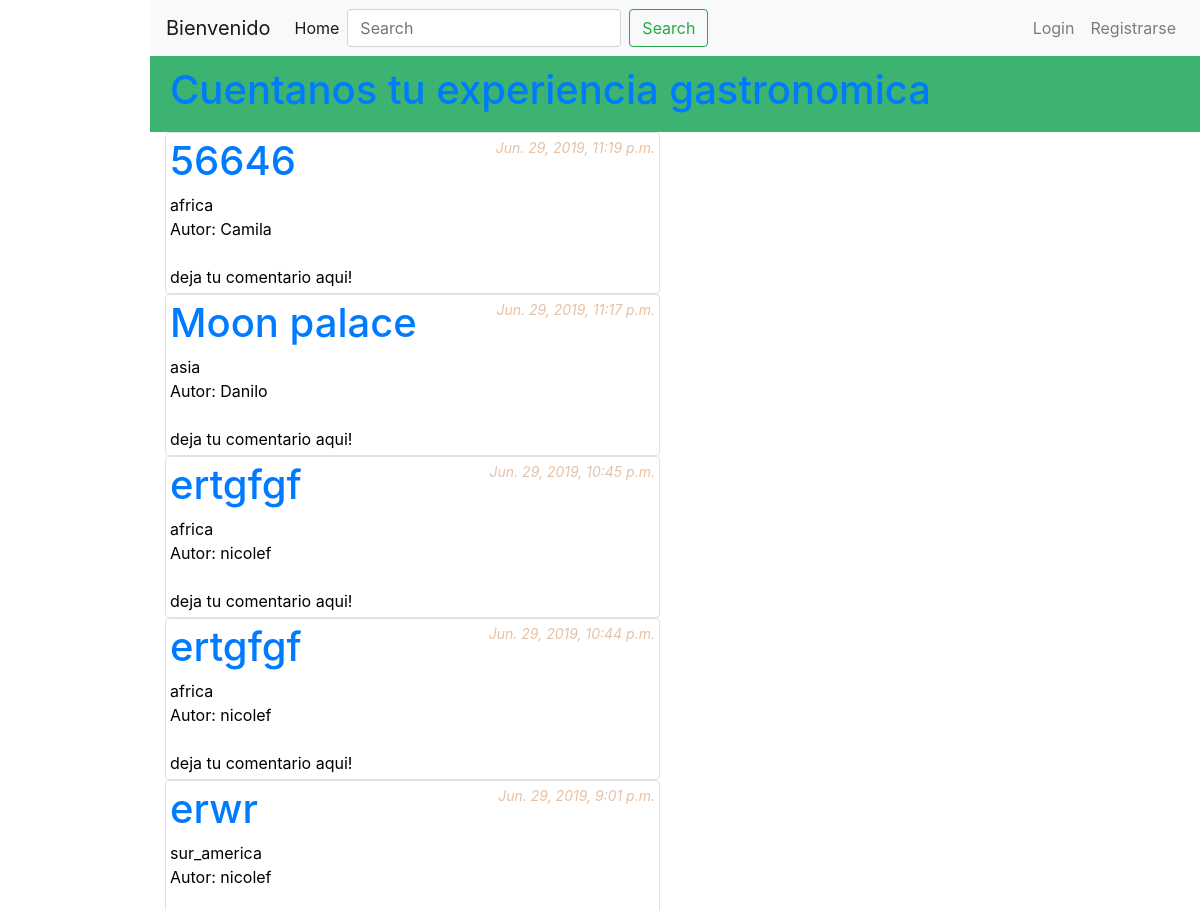
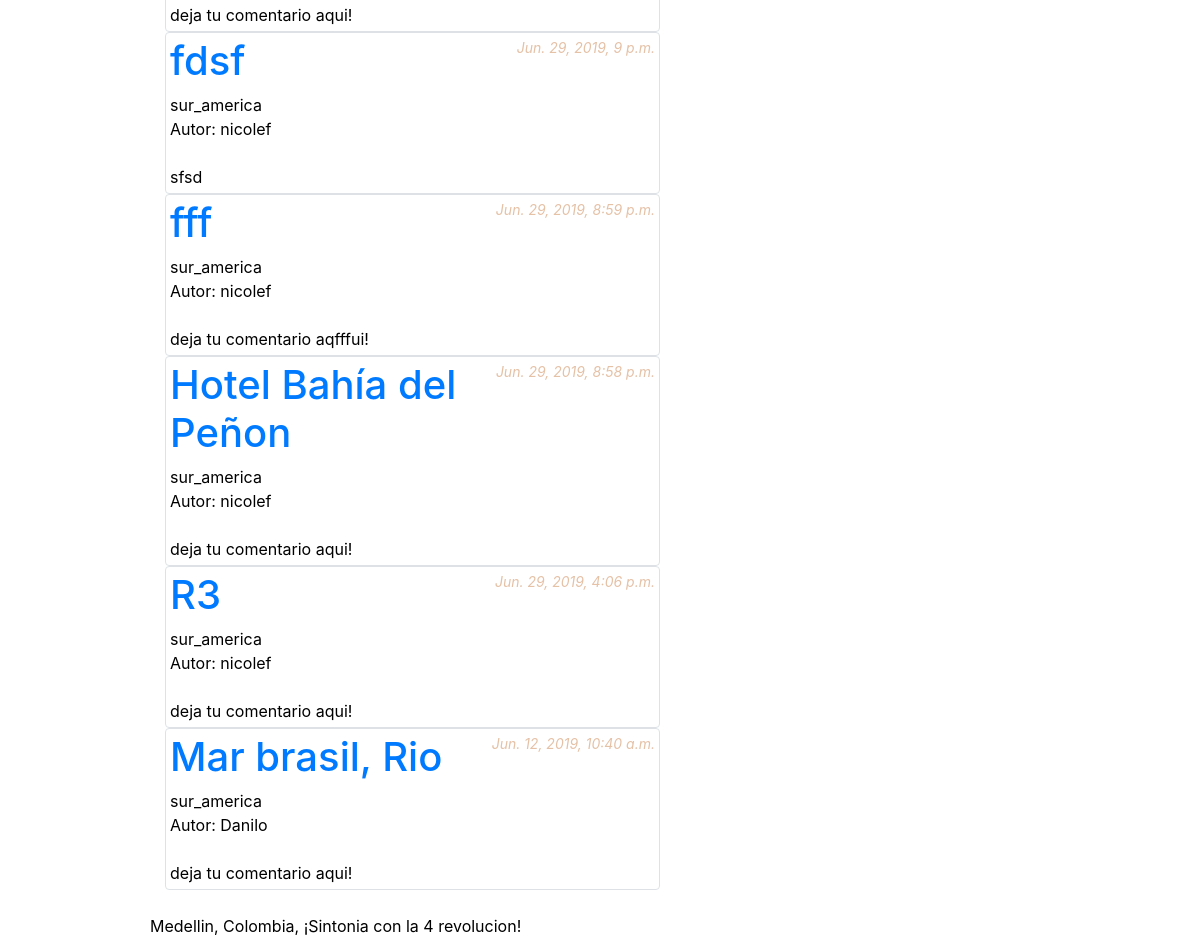
/blog/, run on an earlier commit of the app's database (2 pictures, top to bottom).
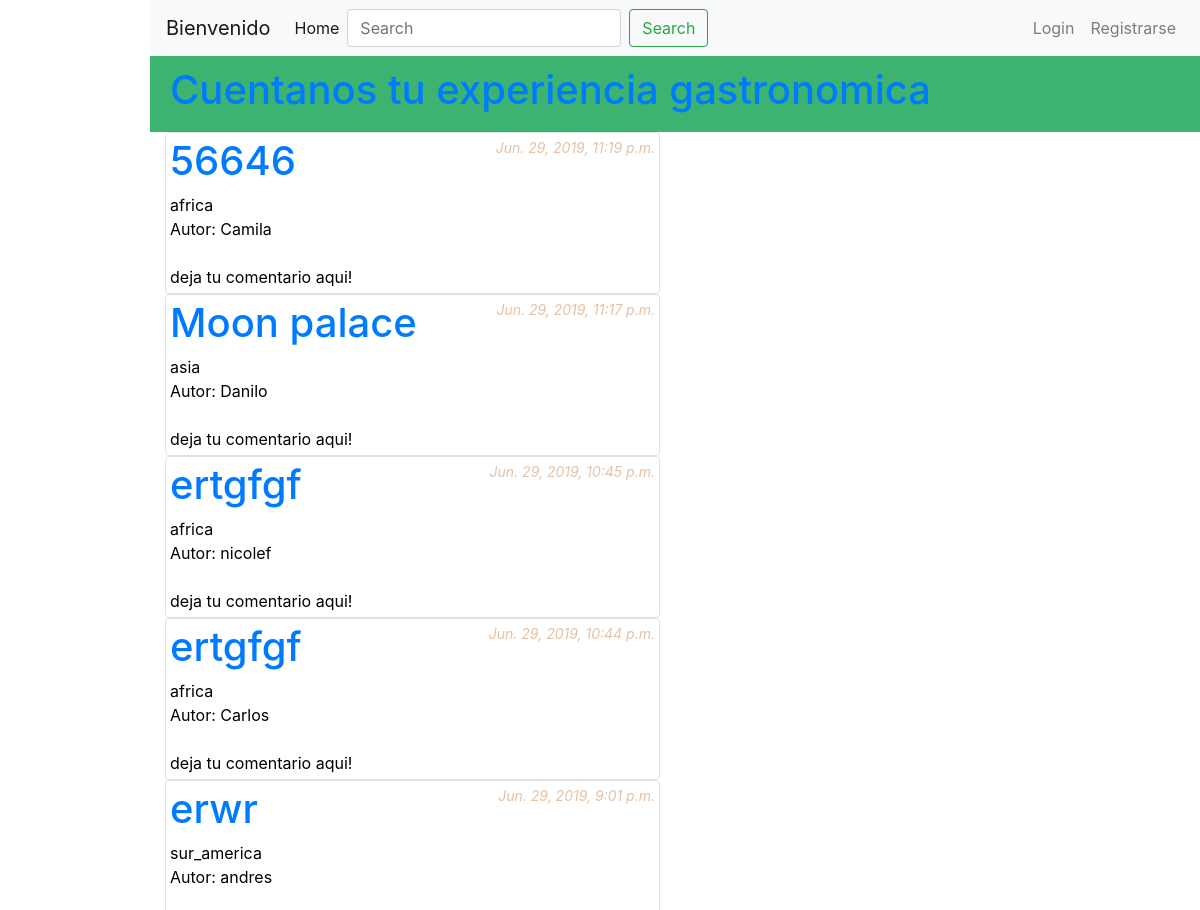
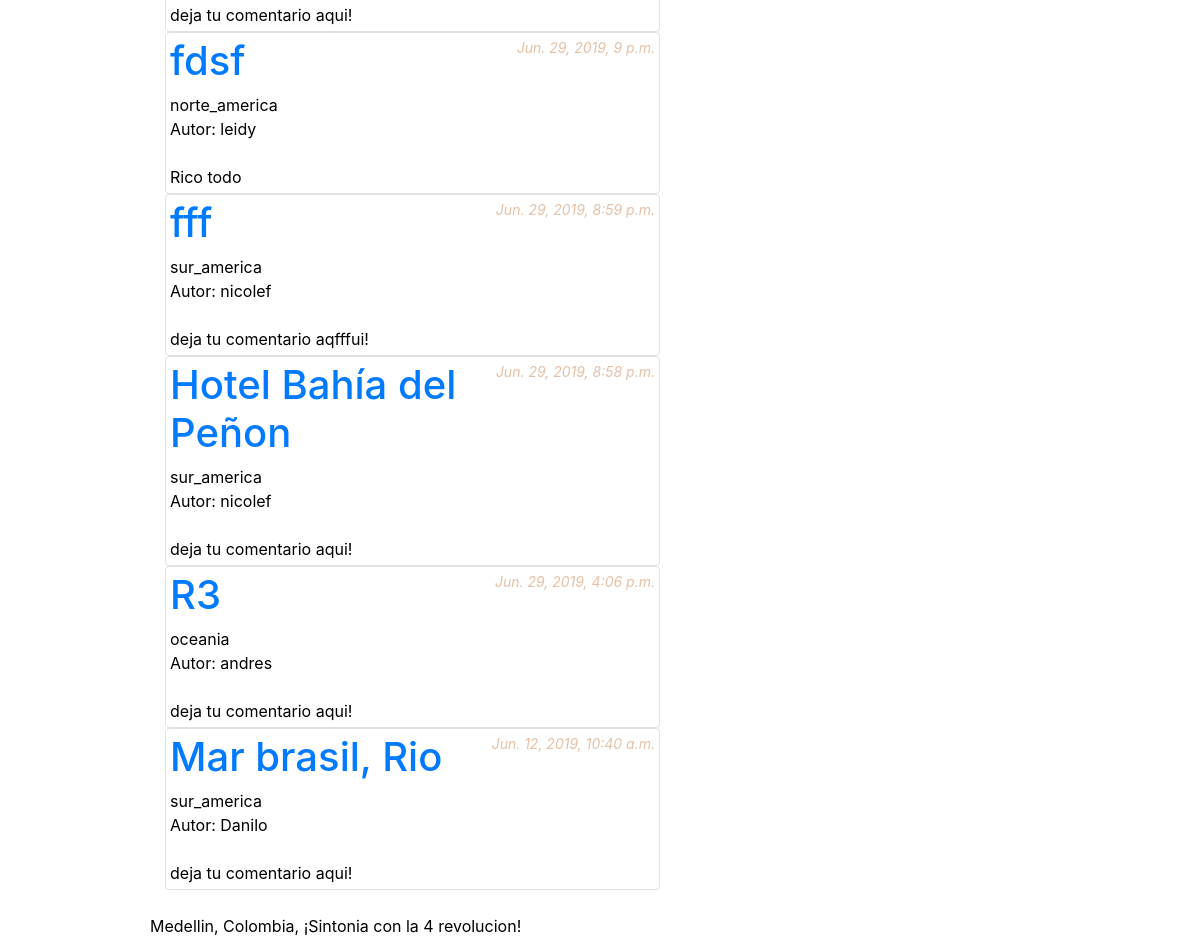
And on a later commit of the database (2 pictures, top to bottom).
### restaurante/models.py (models this page shows, shortened)
class PostRestaurant(models.Model):
    autor = models.ForeignKey(User, related_name='blog_restaurante', on_delete=models.PROTECT)
    titulo = models.CharField(max_length=200)
    texto = models.TextField()
    fecha_creacion = models.DateTimeField(
            default=timezone.now)
    fecha_publicado = models.DateTimeField(
            blank=True, null=True)
    categoria = models.CharField(max_length=50, choices=TIPO_OPCIONES, default=SUR_AMERICA)
    tags = models.CharField(max_length=100, null=True, blank=True)
    comentarios = models.TextField(max_length=500, default='deja tu comentario aqui!')
    likes = models.ManyToManyField(User, related_name='likes', blank=True)

### restaurante/views.py (the view)
# urls.py: path('', views.post_restaurant, name='post_restaurant'),
def post_restaurant(request):
	posts = PostRestaurant.objects.filter(fecha_publicado__lte=timezone.now()).order_by('fecha_publicado').reverse()
	return render (request, 'restaurante/post_restaurant.html',{'posts': posts})

### restaurante/templates/restaurante/post_restaurant.html
{% extends 'restaurante/base.html' %}
{% block content %}
{% for post in posts %}
  <div class="img-thumbnail">
    <div class="post">
      <div class="date">
        {{ post.fecha_publicado }}
      </div>
      <h1><a href="{% url 'restaurante:post_detail' post.pk %}">{{ post.titulo }}</a></h1>
      <div class="cat">
        {{ post.categoria }}
      </div>
      <div class="autor">
       Autor: {{ post.autor }}
      </div>
      <br>
      <div class="come">
        {{ post.comentarios }}
      </div>
    </div>
  </div>
{% endfor %}
{% endblock %}

What changed in the data, as far as the page shows it:
changed PostRestaurant: autor "nicolef" → "Carlos"
changed PostRestaurant "erwr": autor "nicolef" → "andres"
changed PostRestaurant "fdsf": categoria "sur_america" → "norte_america"; autor "nicolef" → "leidy"; comentarios "sfsd" → "Rico todo"
changed PostRestaurant: categoria "sur_america" → "oceania"; autor "nicolef" → "andres"
